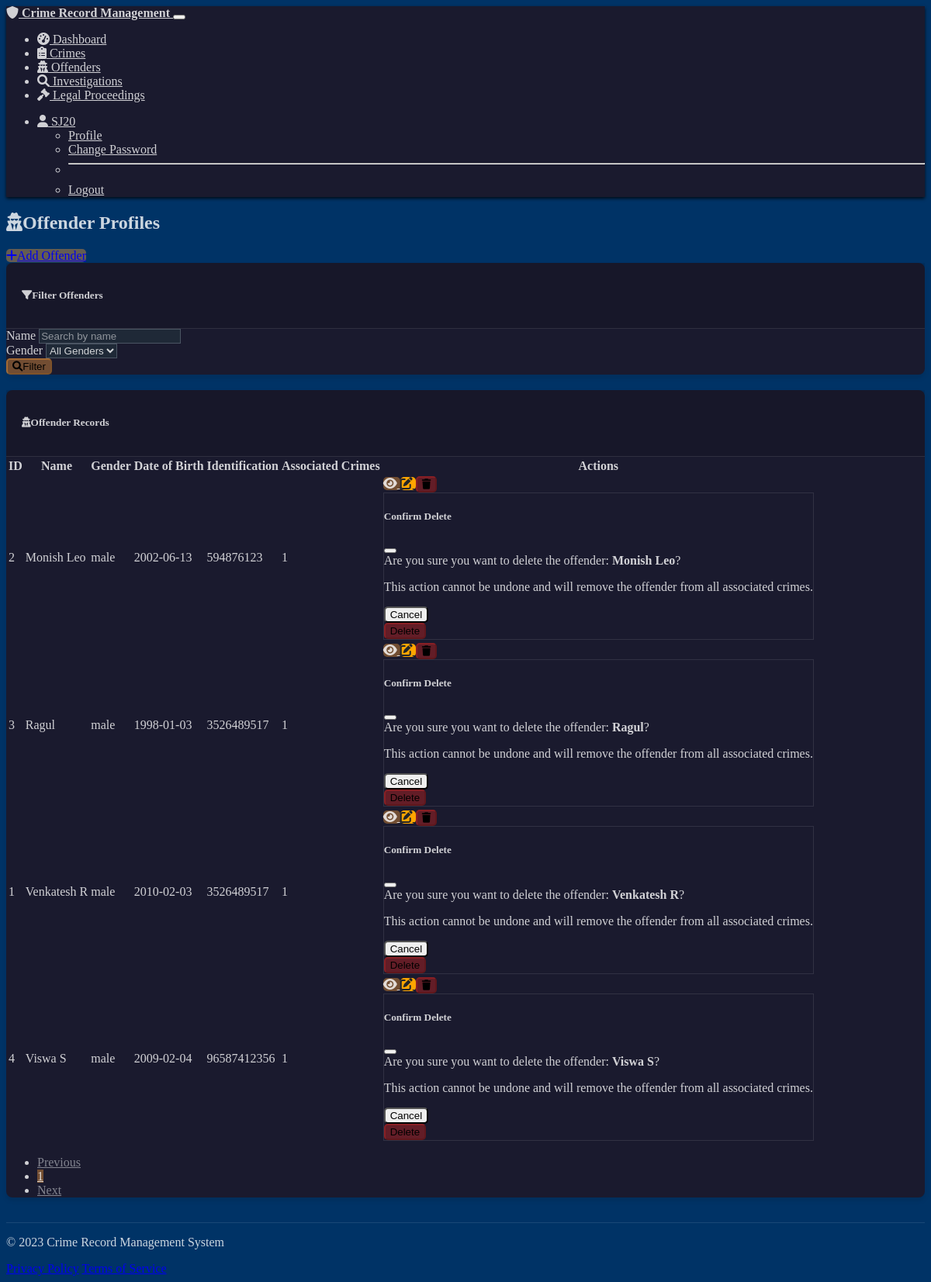
The app's page /offenders (signed in) with its own data.
### models.py (models this page shows, shortened)
class User(UserMixin, db.Model):
    id = db.Column(db.Integer, primary_key=True)
    username = db.Column(db.String(64), unique=True, nullable=False)
    password_hash = db.Column(db.String(256), nullable=False)
    email = db.Column(db.String(120), unique=True, nullable=False)
    full_name = db.Column(db.String(100), nullable=False)
    role = db.Column(db.String(20), nullable=False, default='police')  # 'admin' or 'police'
    badge_number = db.Column(db.String(20), nullable=True)
    department = db.Column(db.String(100), nullable=True)
    created_at = db.Column(db.DateTime, default=datetime.utcnow)
    crimes = db.relationship('Crime', backref='reported_by_user', lazy=True)
    investigations = db.relationship('Investigation', backref='assigned_officer', lazy=True)
    def is_admin(self):
        return self.role == 'admin'

class Offender(db.Model):
    id = db.Column(db.Integer, primary_key=True)
    name = db.Column(db.String(100), nullable=False)
    dob = db.Column(db.Date, nullable=True)
    gender = db.Column(db.String(10), nullable=True)
    address = db.Column(db.String(200), nullable=True)
    contact = db.Column(db.String(50), nullable=True)
    identification = db.Column(db.String(50), nullable=True)  # ID number, SSN, etc.
    description = db.Column(db.Text, nullable=True)
    created_at = db.Column(db.DateTime, default=datetime.utcnow)
    updated_at = db.Column(db.DateTime, default=datetime.utcnow, onupdate=datetime.utcnow)

### officer.py (the view)
@app.route('/offenders')
@login_required
def offenders_list():
    gender = request.args.get('gender', '')
    name = request.args.get('name', '')
    query = Offender.query
    if gender:
        query = query.filter(Offender.gender == gender)
    if name:
        query = query.filter(Offender.name.ilike(f'%{name}%'))
    page = request.args.get('page', 1, type=int)
    offenders = query.order_by(Offender.name).paginate(
        page=page, per_page=10, error_out=False)
    genders = db.session.query(Offender.gender).distinct().all()
    return render_template('offenders/list.html',
                          title='Offender Profiles',
                          offenders=offenders,
                          genders=[g[0] for g in genders if g[0]],
                          current_gender=gender,
                          current_name=name)

### templates/offenders/list.html (shortened to what this page needs)
{% extends "base.html" %}
{% block content %}
<div class="container">
    <div class="d-flex justify-content-between align-items-center mb-4">
        <h2><i class="fas fa-user-secret me-2"></i>Offender Profiles</h2>
        <a href="{{ url_for('offender_create') }}" class="btn btn-primary">
            <i class="fas fa-plus me-2"></i>Add Offender
        </a>
    </div>
    <div class="card mb-4">
        <div class="card-header">
            <h5 class="mb-0"><i class="fas fa-filter me-2"></i>Filter Offenders</h5>
        </div>
        <div class="card-body">
            <form method="GET" action="{{ url_for('offenders_list') }}" class="row g-3">
                <div class="col-md-5">
                    <label for="name" class="form-label">Name</label>
                    <input type="text" class="form-control" id="name" name="name" value="{{ current_name }}" placeholder="Search by name">
                </div>
                <div class="col-md-5">
                    <label for="gender" class="form-label">Gender</label>
                    <select name="gender" id="gender" class="form-select">
                        <option value="">All Genders</option>
                    </select>
                </div>
                <div class="col-md-2 d-flex align-items-end">
                    <div class="d-grid gap-2 w-100">
                        <button type="submit" class="btn btn-primary">
                            <i class="fas fa-search me-2"></i>Filter
                        </button>
                    </div>
                </div>
            </form>
        </div>
    </div>
    <div class="card">
        <div class="card-header">
            <h5 class="mb-0"><i class="fas fa-user-secret me-2"></i>Offender Records</h5>
        </div>
        <div class="card-body">
            {% if offenders.items %}
            <div class="table-responsive">
                <table class="table table-hover">
                    <thead>
                        <tr>
                            <th>ID</th>
                            <th>Name</th>
                            <th>Gender</th>
                            <th>Date of Birth</th>
                            <th>Identification</th>
                            <th>Associated Crimes</th>
                            <th>Actions</th>
                        </tr>
                    </thead>
                    <tbody>
                        {% for offender in offenders.items %}
                        <tr>
                            <td>{{ offender.id }}</td>
                            <td>{{ offender.name }}</td>
                            <td>{{ offender.gender if offender.gender else 'Not Specified' }}</td>
                            <td>{{ offender.dob.strftime('%Y-%m-%d') if offender.dob else 'Unknown' }}</td>
                            <td>{{ offender.identification if offender.identification else 'N/A' }}</td>
                            <td>{{ offender.crimes.count() }}</td>
                            <td>
                                <div class="btn-group btn-group-sm" role="group">
                                    <a href="{{ url_for('offender_view', offender_id=offender.id) }}" class="btn btn-info" title="View">
                                        <i class="fas fa-eye"></i>
                                    </a>
                                    <a href="{{ url_for('offender_edit', offender_id=offender.id) }}" class="btn btn-warning" title="Edit">
                                        <i class="fas fa-edit"></i>
                                    </a>
                                    <button type="button" class="btn btn-danger" data-bs-toggle="modal" data-bs-target="#deleteModal-{{ offender.id }}" title="Delete">
                                        <i class="fas fa-trash"></i>
                                    </button>
                                </div>
                                <div class="modal fade" id="deleteModal-{{ offender.id }}" tabindex="-1" aria-labelledby="deleteModalLabel-{{ offender.id }}" aria-hidden="true">
                                    <div class="modal-dialog">
                                        <div class="modal-content">
                                            <div class="modal-header">
                                                <h5 class="modal-title" id="deleteModalLabel-{{ offender.id }}">Confirm Delete</h5>
                                                <button type="button" class="btn-close" data-bs-dismiss="modal" aria-label="Close"></button>
                                            </div>
                                            <div class="modal-body">
                                                Are you sure you want to delete the offender: <strong>{{ offender.name }}</strong>?
                                                <p class="text-danger mt-2">This action cannot be undone and will remove the offender from all associated crimes.</p>
                                            </div>
                                            <div class="modal-footer">
                                                <button type="button" class="btn btn-secondary" data-bs-dismiss="modal">Cancel</button>
                                                <form action="{{ url_for('offender_delete', offender_id=offender.id) }}" method="POST">
                                                    <button type="submit" class="btn btn-danger">Delete</button>
                                                </form>
                                            </div>
                                        </div>
                                    </div>
                                </div>
                            </td>
                        </tr>
                        {% endfor %}
                    </tbody>
                </table>
            </div>
            <nav aria-label="Page navigation" class="mt-4">
                <ul class="pagination justify-content-center">
                    {% if offenders.has_prev %}
                    <li class="page-item">
                        <a class="page-link" href="{{ url_for('offenders_list', page=offenders.prev_num, gender=current_gender, name=current_name) }}">
                            Previous
                        </a>
                    </li>
                    {% else %}
                    <li class="page-item disabled">
                        <a class="page-link" href="#" tabindex="-1" aria-disabled="true">Previous</a>
                    </li>
                    {% endif %}
                    {% for page_num in offenders.iter_pages(left_edge=1, right_edge=1, left_current=1, right_current=2) %}
                    {% if page_num %}
                    <li class="page-item {{ 'active' if page_num == offenders.page else '' }}">
                        <a class="page-link" href="{{ url_for('offenders_list', page=page_num, gender=current_gender, name=current_name) }}">
                            {{ page_num }}
                        </a>
                    </li>
                    {% else %}
                    <li class="page-item disabled">
                        <a class="page-link" href="#">...</a>
                    </li>
                    {% endif %}
                    {% endfor %}
                    {% if offenders.has_next %}
                    <li class="page-item">
                        <a class="page-link" href="{{ url_for('offenders_list', page=offenders.next_num, gender=current_gender, name=current_name) }}">
                            Next
                        </a>
                    </li>
                    {% else %}
                    <li class="page-item disabled">
                        <a class="page-link" href="#" tabindex="-1" aria-disabled="true">Next</a>
                    </li>
                    {% endif %}
                </ul>
            </nav>
            {% endif %}
        </div>
    </div>
</div>
{% endblock %}

### templates/base.html (shortened to what this page needs)
<!DOCTYPE html>
<html lang="en" data-bs-theme="dark">
<head>
    <link rel="stylesheet" href="https://cdn.replit.com/agent/bootstrap-agent-dark-theme.min.css">
    <link rel="stylesheet" href="https://cdnjs.cloudflare.com/ajax/libs/font-awesome/6.0.0/css/all.min.css">
    <link rel="stylesheet" href="{{ url_for('static', filename='css/custom.css') }}">
</head>
<body>
    <nav class="navbar navbar-expand-lg navbar-dark bg-dark mb-4">
        <div class="container">
            <a class="navbar-brand" href="{{ url_for('index') }}">
                <i class="fas fa-shield-alt me-2"></i>
                Crime Record Management
            </a>
            <button class="navbar-toggler" type="button" data-bs-toggle="collapse" data-bs-target="#navbarNav" aria-controls="navbarNav" aria-expanded="false" aria-label="Toggle navigation">
            </button>
            <div class="collapse navbar-collapse" id="navbarNav">
                <ul class="navbar-nav me-auto">
                    {% if current_user.is_authenticated %}
                    <li class="nav-item">
                        <a class="nav-link" href="{{ url_for('dashboard') }}">
                            <i class="fas fa-tachometer-alt me-1"></i> Dashboard
                        </a>
                    </li>
                    <li class="nav-item">
                        <a class="nav-link" href="{{ url_for('crimes_list') }}">
                            <i class="fas fa-clipboard-list me-1"></i> Crimes
                        </a>
                    </li>
                    <li class="nav-item">
                        <a class="nav-link" href="{{ url_for('offenders_list') }}">
                            <i class="fas fa-user-secret me-1"></i> Offenders
                        </a>
                    </li>
                    <li class="nav-item">
                        <a class="nav-link" href="{{ url_for('investigations_list') }}">
                            <i class="fas fa-search me-1"></i> Investigations
                        </a>
                    </li>
                    <li class="nav-item">
                        <a class="nav-link" href="{{ url_for('legal_list') }}">
                            <i class="fas fa-gavel me-1"></i> Legal Proceedings
                        </a>
                    </li>
                    {% endif %}
                </ul>
                <ul class="navbar-nav">
                    {% if current_user.is_authenticated %}
                    <li class="nav-item dropdown">
                        <a class="nav-link dropdown-toggle" href="#" id="userDropdown" role="button" data-bs-toggle="dropdown" aria-expanded="false">
                            <i class="fas fa-user me-1"></i> {{ current_user.username }}
                        </a>
                        <ul class="dropdown-menu dropdown-menu-end" aria-labelledby="userDropdown">
                            <li><a class="dropdown-item" href="{{ url_for('profile') }}">Profile</a></li>
                            <li><a class="dropdown-item" href="{{ url_for('change_password') }}">Change Password</a></li>
                            <li><hr class="dropdown-divider"></li>
                            <li><a class="dropdown-item" href="{{ url_for('logout') }}">Logout</a></li>
                        </ul>
                    </li>
                    {% endif %}
                </ul>
            </div>
        </div>
    </nav>
    <main class="container">
        {% block content %}{% endblock %}
    </main>
    <footer class="footer mt-5 py-3 bg-dark">
        <div class="container">
            <div class="row">
                <div class="col-md-6">
                    <p class="text-muted">&copy; 2023 Crime Record Management System</p>
                </div>
                <div class="col-md-6 text-end">
                    <a href="#" class="text-muted me-3">Privacy Policy</a>
                    <a href="#" class="text-muted">Terms of Service</a>
                </div>
            </div>
        </div>
    </footer>
</body>
</html>

### records on screen
User: username "SJ20"
Offender: id "2", name "Monish Leo", gender "male", dob "2002-06-13", identification "594876123", crimes.count "1"
Offender: id "3", name "Ragul", gender "male", dob "1998-01-03", identification "3526489517", crimes.count "1"
Offender: id "1", name "Venkatesh R", gender "male", dob "2010-02-03", identification "3526489517", crimes.count "1"
Offender: id "4", name "Viswa S", gender "male", dob "2009-02-04", identification "96587412356", crimes.count "1"

### other values on screen
{{ page_num }} "1"
